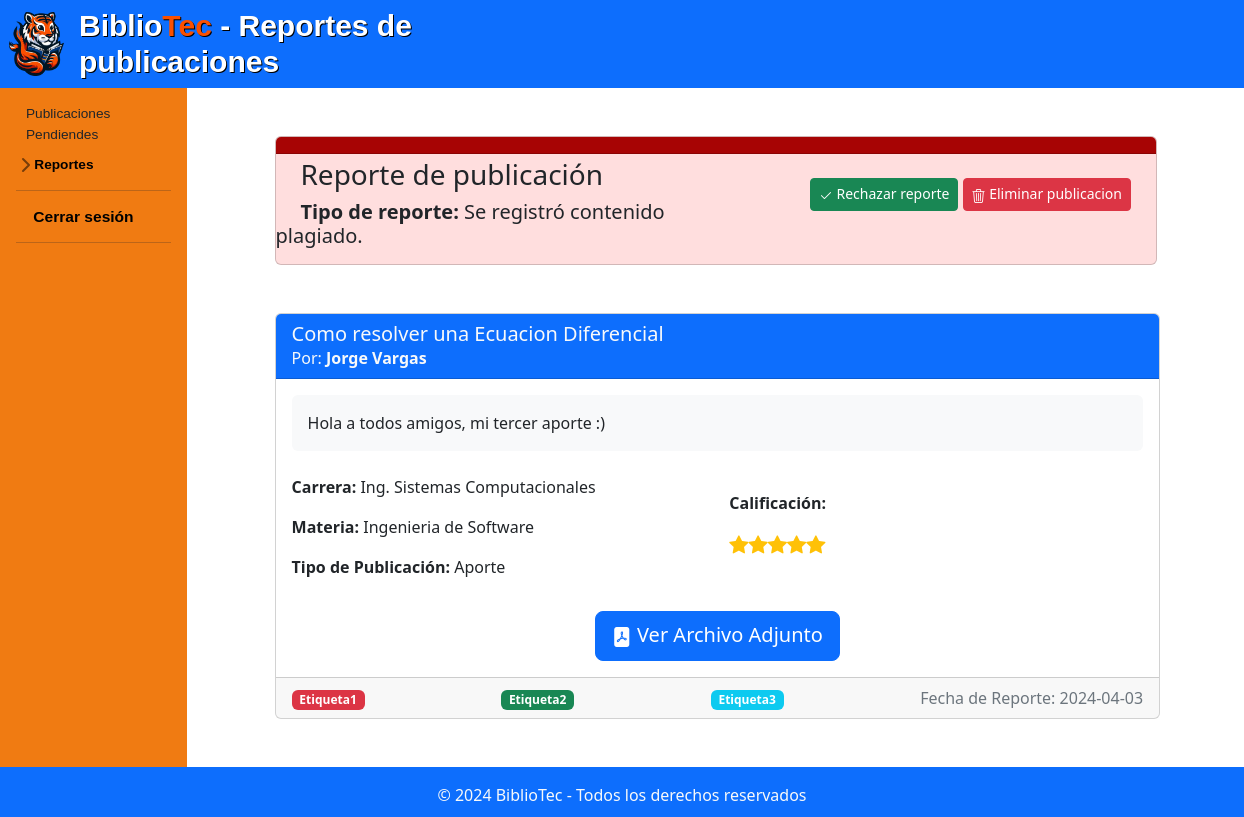
/administracion/administrador/reporte_publicación.php?id=3, run on an earlier commit of the app's database.
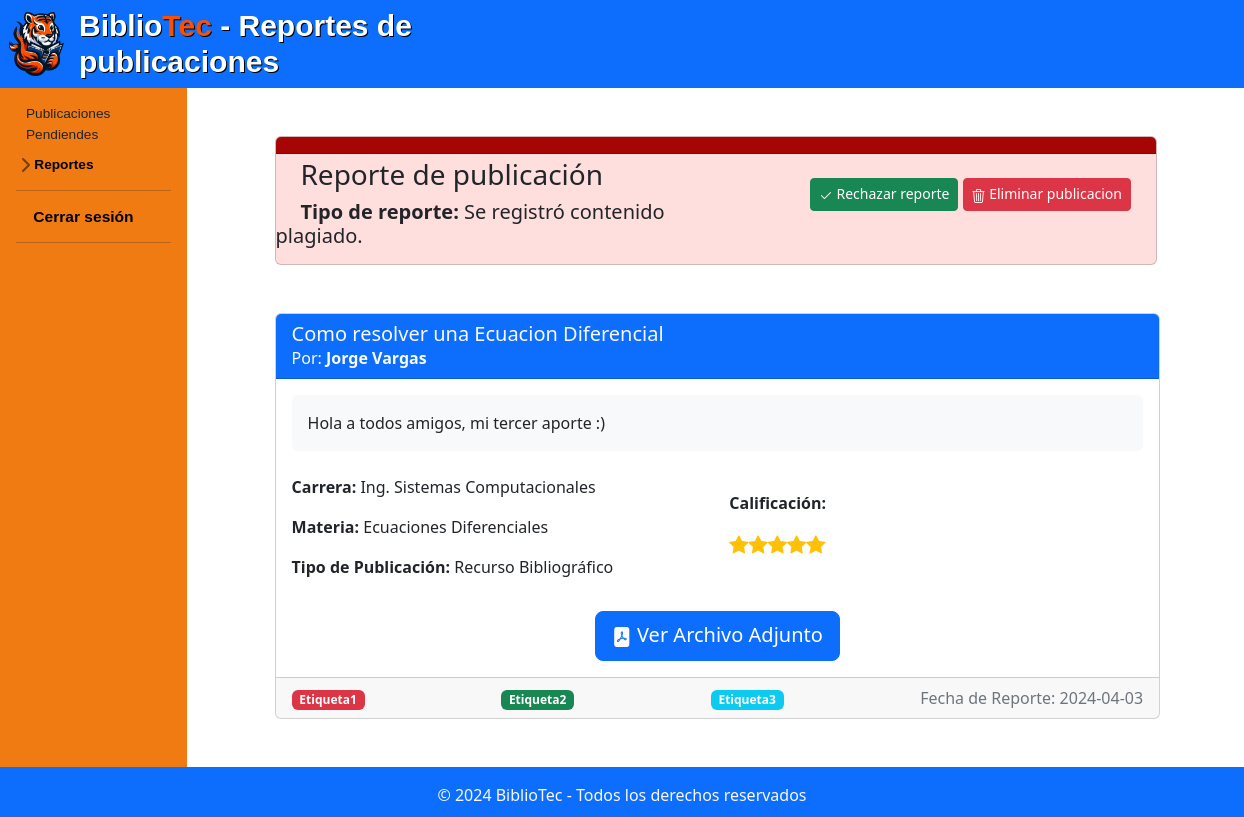
And on a later commit of the database.
### tables this page shows
CREATE TABLE IF NOT EXISTS `publicacion` (
  `idPub` int NOT NULL AUTO_INCREMENT,
  `id_Usuario` int NOT NULL,
  `titulo_Pub` varchar(50) NOT NULL,
  `fecha_Pub` date NOT NULL,
  `descrip_Pub` text NOT NULL,
  `calif_Pub` decimal(10,0) NOT NULL,
  `carrera_Pub` varchar(45) NOT NULL,
  `materia_Pub` varchar(60) NOT NULL,
  `tipo_pub` varchar(45) NOT NULL,
  `archivo_Pub` varchar(100) NOT NULL,
  PRIMARY KEY (`idPub`),
  KEY `fk_Publicacion_Usuario1_idx` (`id_Usuario`)
);

CREATE TABLE IF NOT EXISTS `usuario` (
  `idUsuario` int NOT NULL AUTO_INCREMENT,
  `nom_Us` varchar(50) NOT NULL,
  `apell_Us` varchar(50) NOT NULL,
  `carrera_Us` varchar(70) NOT NULL,
  `semestre_Us` varchar(50) NOT NULL,
  `correo_Us` varchar(100) NOT NULL,
  `contra_Us` varchar(60) NOT NULL,
  PRIMARY KEY (`idUsuario`),
  KEY `carrera_Us` (`carrera_Us`)
);

### administracion/administrador/reporte_publicación.php (the view, shortened to what this page needs)
<?php
$link = include('../../php/conexion.php');
if (isset($_GET['id'])) {
    $idPub = $_GET['id'];
    $query = "SELECT p.*, u.nom_Us, u.apell_Us FROM publicacion p
              JOIN usuario u ON p.id_Usuario = u.idUsuario
              WHERE p.idPub = $idPub";
    $query2 = "SELECT * FROM 	reportepublicación WHERE idPub = $idPub";
    $result = mysqli_query($link, $query);
    $registro = mysqli_query($link, $query2);
    $fila = mysqli_fetch_array($registro);
    if (mysqli_num_rows($result) == 1) {
        $publicacion = mysqli_fetch_assoc($result);
    } else {
        header("Location: ../home.php");
        exit();
    }
} else {
    header("Location: ../home.php");
    exit();
}
session_start();?>
<!DOCTYPE html>
<html lang="en">
<head>
    <link rel="stylesheet" href="../../css/normalizar.css">
    <link rel="stylesheet" href="../../css/estilos.css">
    <link rel="stylesheet" href="../../css/hover-min.css">
    <link rel="stylesheet" href="../../css/animate.css">
    <link rel="stylesheet" href="../../css/sidebars.css">
    <link rel="stylesheet" href="../../publicacion/style.css">
    <link rel="stylesheet" href="https://cdnjs.cloudflare.com/ajax/libs/animate.css/4.1.1/animate.min.css" />
    <link href="https://cdn.jsdelivr.net/npm/bootstrap@5.3.3/dist/css/bootstrap.min.css" rel="stylesheet">
    <link rel="stylesheet" href="https://cdn.jsdelivr.net/npm/bootstrap-icons@1.11.3/font/bootstrap-icons.min.css">
    <link rel="stylesheet" href="https://cdn.jsdelivr.net/npm/@docsearch/css@3">
</head>
<body>
    <header class="bg-primary py-2">
        <div class="container" style="margin-left:7.8vmax;">
            <div class="logo col-5" >
                <img src="../../images/icons/flamita.png" alt="Logo T - BiblioTec" class="img-fluid mr-2">
                <h4 class="mb-0"><b><span class="col-1">Biblio</span><span class="col-2">Tec</span>
                <span>- Reportes de publicaciones</span></b></h4>
            </div>
    </header>
    <div class="container-fluid" >
        <div class="row" >
            <div class="flex-shrink-0 p-3 hola" style="width: 15%; background-color: #F07B12; ">
                <ul class="list-unstyled" id="menu-lateral">
                <li class="mb-1">
                  <a class="nav-link align-items-center" href="admin_home.php" id="letrabardos" style="margin-left:10px">Publicaciones Pendiendes</a>
                </li>
                    <li class="mb-1">
                        <button class="btn btn-toggle d-inline-flex align-items-center rounded border-0 collapsed" id="letrabardos" data-bs-toggle="collapse" data-bs-target="#dashboard-collapse" aria-expanded="false" style="color: black; font-weight: bold;">
                          Reportes
                        </button>
                      </li>
                    <hr class="my-2">
                    <li class="mb-1">
                        <button class="btn d-inline-flex align-items-center rounded border-0 collapsed" id="letrabardos" style="color: black; font-weight: bold;">
                        <a class="nav-link align-items-center" href="admin_home.php?logout=true" id="letrabar" name ="id">Cerrar sesión</a>
                        </button>
                    </li>
                    <hr class="my-2">
                </ul>
            </div>
            <main role="main" class="col-md-9 ml-sm-auto col-lg-10 px-4" style="font-weight:normal; margin-left: 1%;">
                    <div class="container mt-5 mb-5" >
                        <div class="row" >
                            <div class="col-md-11" style="margin-left: 4%;">
                                <div class="card card-details" style="background-color: rgba(255, 0, 0, 0.13);">
                                    <div class="card-header " style="background-color: rgb(167, 4, 4);">
                                    </div>
                                    <div class="row">
                                        <div class="col mt-1 mb-2" >
                                            <h3 class="pl-1  mb-2" style="margin-left: 2vmax;"> Reporte de publicación</h3>
                                            <h5><Span style="margin-left: 2vmax;"><b>Tipo de reporte: </b><?php echo $fila['motivo_Report'];?></Span><span></span></h5>
                                        </div>
                                        <div class="col text-end mt-4 mb-3  align-items-end" style="margin-right: 2vmax;">
                                            <a href="#"  class="btn btn-success btn-sm">
                                                <i class="bi bi-check2 mr-2"></i> Rechazar reporte
                                            </a>
                                            <a href="#" class="btn btn-danger btn-sm">
                                                <i class="bi bi-trash3 mr-2"></i> Eliminar publicacion
                                            </a>
                                        </div>
                                    </div>
                                </div>
                            </div>
                        </div>
                    </div>
                    <div class="container mt-4 mb-5">
                        <div class="row" >
                            <div class="col-md-8" style="width: 92%; margin-left: 4%;">
                                <div class="card card-details">
                                    <div class="card-header bg-primary text-light">
                                        <h5 class="card-title mb-0"><?php echo $publicacion['titulo_Pub']; ?></h5>
                                        <p class="card-text mb-0">Por:<b> <?php echo $publicacion['nom_Us'] . " " . $publicacion['apell_Us']; ?></b></p>
                                    </div>
                                    <div class="card-body">
                                        <div class="row mb-4">
                                            <div class="col">
                                                <div class="bg-light p-3 rounded">
                                                    <p class="card-text"><?php echo $publicacion['descrip_Pub']; ?></p>
                                                </div>
                                            </div>
                                        </div>
                                        <div class="row">
                                            <div class="col-md-6">
                                                <p class="card-text"><b>Carrera:</b> <?php echo $publicacion['carrera_Pub']; ?></p>
                                                <p class="card-text"><b>Materia:</b> <?php echo $publicacion['materia_Pub']; ?></p>
                                                <p class="card-text"><b>Tipo de Publicación:</b> <?php echo $publicacion['tipo_pub']; ?></p>
                                            </div>
                                            <div class="col-md-6">
                                                <div class="rating mt-3">
                                                    <p class="card-text"><b>Calificación:</b></p>
                                                    <?php
                                                    $calificacion = $publicacion['calif_Pub'];
                                                    $calificacion_estrellas = ceil($calificacion / 2);
                                                    for ($i = 1; $i <= 5; $i++) {
                                                        if ($i <= $calificacion_estrellas) {
                                                            echo '<i class="bi bi-star-fill text-warning"></i>';
                                                        } else {
                                                            echo '<i class="bi bi-star text-warning"></i>';
                                                        }
                                                    }
                                                    ?>
                                                </div>
                                            </div>
                                        </div>
                                    </div>
                                    <div class="row">
                                        <div class="col text-center mt-3 mb-3">
                                            <a href="<?php echo $publicacion['archivo_Pub']; ?>" target="_blank" class="btn btn-primary btn-lg">
                                                <i class="bi bi-file-pdf-fill mr-2"></i> Ver Archivo Adjunto
                                            </a>
                                        </div>
                                    </div>
                                    <div class="card-footer d-flex justify-content-between align-items-end">
                                        <?php
                                        $etiquetas = array("Etiqueta1", "Etiqueta2", "Etiqueta3");
                                        $colores = array("bg-danger", "bg-success", "bg-info");
                                        foreach ($etiquetas as $index => $etiqueta) {
                                            echo '<span class="badge ' . $colores[$index % count($colores)] . ' mr-1">' . $etiqueta . '</span>';
                                        }
                                        ?>
                                        <p class="card-text comment-date mb-0 align-self-end">Fecha de Reporte: <?php echo $fila['fecha_Report']; ?></p>
                                    </div>
                                </div>
            </main>
     <footer class="animate__animated animate__heartBeat animate__delay-2s py-3 text-light bg-primary">
        <div class="container" >
            <p class="mb-1">&copy; 2024 BiblioTec - Todos los derechos reservados</p>
        </div>
    </footer>
</body>
</html>

### css/normalizar.css (style rules this page uses)
html { line-height: 1.15; -webkit-text-size-adjust: 100%; }
body { margin: 0; }
main { display: block; }
hr { box-sizing: content-box; height: 0; overflow: visible; }
a { background-color: transparent; }
b, strong { font-weight: bolder; }
img { border-style: none; }
button, input, optgroup, select, textarea { font-family: inherit; font-size: 100%; line-height: 1.15; margin: 0; }
button, input { overflow: visible; }
button, select { text-transform: none; }
button, [type="button"], [type="reset"], [type="submit"] { -webkit-appearance: button; }

### css/estilos.css (style rules this page uses)
.logo { width: 55px; text-decoration: none; display: flex; align-items: center; text-decoration: none; }
.logo h4 { font-family: 'Agrandir', sans-serif; font-size: 30px; margin: 0; color: white; text-shadow: 1px 1px 0 black; margin-left: 5px; user-select: none; }
.logo h4 .col-1 { color: white; }
.logo h4 .col-2 { color: #FA5000 }
.logo img { width:100%; vertical-align: top; margin-left: -100px; width: 55px; margin-right: 10px; }
footer { position: bottom; bottom: 0; background-color: #007bff; background-attachment: fixed; width: 100%; height: 50px; padding: 35px; box-sizing: border-box; text-align: center; background-size: 30%; background-position: bottom; }

### css/sidebars.css (style rules this page uses)
.btn-toggle::before { width: 1.25em; line-height: 0; transition: transform .35s ease; transform-origin: .5em 50%; }
.bi { vertical-align: -.125em; fill: currentColor; }
#letrabar { font-family: 'Agrandir', sans-serif; font-size: 1.25vmax; margin-left: 1.3vmax; font-weight: 800; }
#letrabardos { font-family: 'Agrandir', sans-serif; font-size: 1.1vmax; margin-left: -7%; font-style:inherit; }

### publicacion/style.css (style rules this page uses)
.card-details { border: 1px solid #ced4da; border-radius: 10px; transition: transform 0.3s ease-in-out; }
.comment-date { user-select: none; color: #6c757d; }
.bi-star-fill { color: palegoldenrod; font-size: larger; transition: color 0.2s; cursor: pointer; }

What changed in the data, as far as the page shows it:
changed publicacion "Como resolver una Ecuacion Diferencial": materia_Pub "Ingenieria de Software" → "Ecuaciones Diferenciales"; tipo_pub "Aporte" → "Recurso Bibliográfico"
